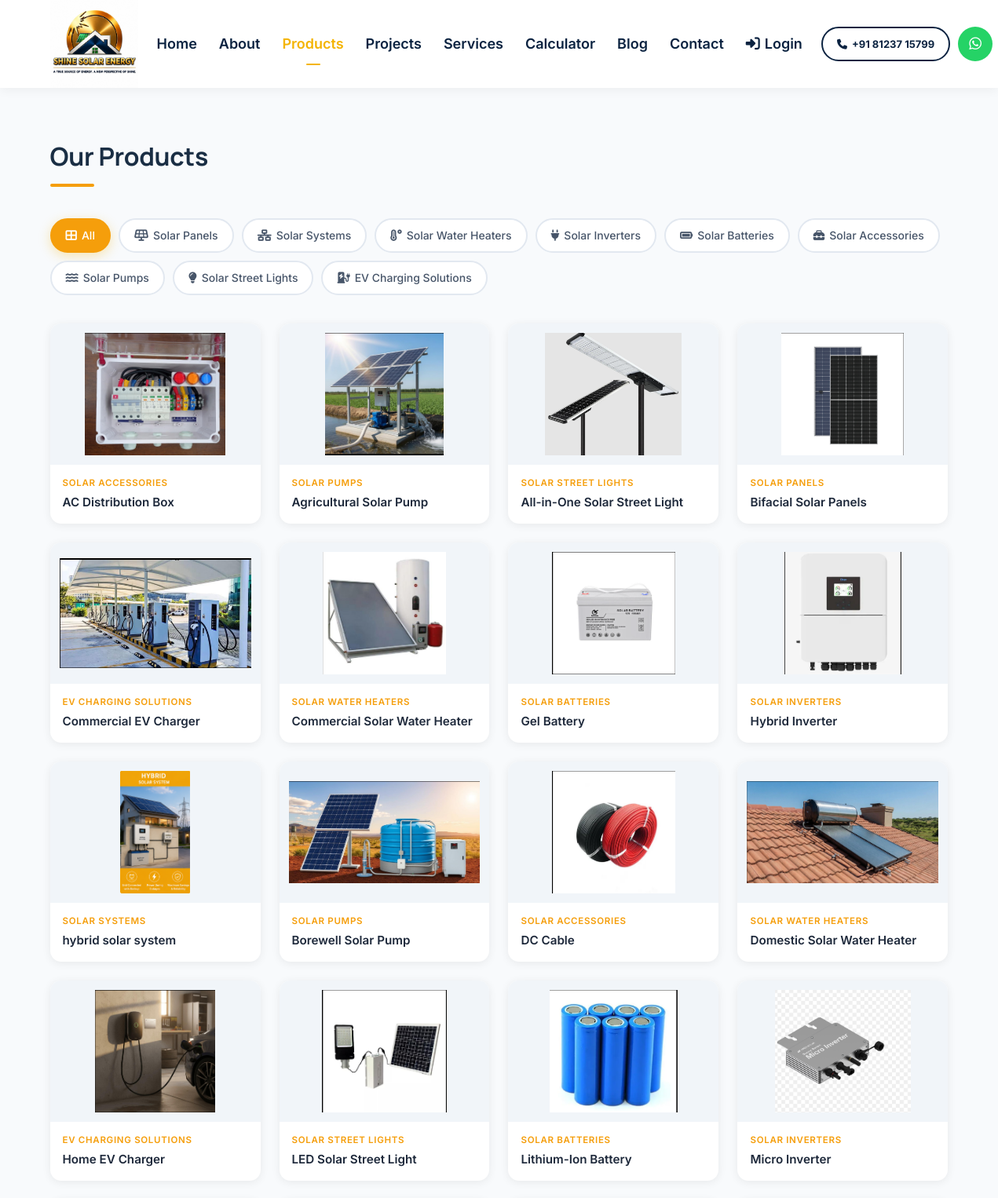
Screenshot of /products/ (upper part) with the database file from the repository.
### products_brands_app/models.py (models this page shows, shortened)
class ProductCategory(models.Model):
    name = models.CharField(max_length=100)
    slug = models.SlugField(unique=True)
    icon = models.CharField(max_length=50, blank=True, help_text="FontAwesome icon class e.g. fa-solar-panel")
    order = models.PositiveIntegerField(default=0)
    class Meta:
        verbose_name_plural = "Product Categories"
        ordering = ['order', 'name']

class Product(models.Model):
    category = models.ForeignKey(ProductCategory, on_delete=models.CASCADE, related_name='products')
    name = models.CharField(max_length=200)
    slug = models.SlugField()
    image = models.ImageField(upload_to='products/')
    description = models.TextField(blank=True)
    order = models.PositiveIntegerField(default=0)
    is_active = models.BooleanField(default=True)
    class Meta:
        ordering = ['order', 'name']
        unique_together = ('category', 'slug')

### products_brands_app/views.py (the view)
# urls.py: path('', views.products_and_brands, name='products_and_brands'),
def products_and_brands(request):
    categories = ProductCategory.objects.prefetch_related('products').all()
    brands = Brand.objects.filter(is_active=True)
    selected_category_slug = request.GET.get('category')
    if selected_category_slug:
        selected_category = get_object_or_404(ProductCategory, slug=selected_category_slug)
        products = Product.objects.filter(category=selected_category, is_active=True)
    else:
        selected_category = None
        products = Product.objects.filter(is_active=True).select_related('category')
    context = {
        'categories': categories,
        'products': products,
        'brands': brands,
        'selected_category': selected_category,
    }
    return render(request, 'products/products_and_brands.html', context)

### products_brands_app/templates/products/products_and_brands.html (shortened to what this page needs)
{% extends "base.html" %}
{% load static %}
{% block content %}
<section class="pb-section">
  <div class="container">
    <h2 class="pb-section-title">Our Products</h2>
    <div class="category-tabs">
      <a href="{% url 'products:products_and_brands' %}"
         class="category-tab {% if not selected_category %}active{% endif %}">
        <i class="fas fa-th-large"></i> All
      </a>
      {% for cat in categories %}
      <a href="{% url 'products:product_category' slug=cat.slug %}"
         class="category-tab {% if selected_category.slug == cat.slug %}active{% endif %}">
        {% if cat.icon %}<i class="fas {{ cat.icon }}"></i>{% endif %}
        {{ cat.name }}
      </a>
      {% endfor %}
    </div>
    <div class="product-grid">
      {% for product in products %}
      <div class="product-card">
        <div class="product-card__img-wrap">
          <img src="{{ product.image.url }}" alt="{{ product.name }}" loading="lazy">
        </div>
        <div class="product-card__body">
          <div class="product-card__category">{{ product.category.name }}</div>
          <div class="product-card__name">{{ product.name }}</div>
        </div>
      </div>
      {% empty %}
      <div class="no-products">
        <i class="fas fa-box-open fa-2x mb-2"></i><br>
        No products found in this category.
      </div>
      {% endfor %}
    </div>
  </div>
</section>
{% endblock %}

### website/static/css/style.css (style rules this page uses)
*, *::before, *::after { margin: 0; padding: 0; box-sizing: border-box; }
:root { --primary: #0B2341; --primary-dark: #071829; --primary-light: #143C6A; --gold: #F4B400; --gold-light: #FFD95A; --gold-dark: #D4A000; --green: #F4B400; --black: #0A0A0A; --black-soft: #161616; --white: #ffffff; --light: #f8fafc; --gray: #64748b; --border: #e2e8f0; --shadow: 0 4px 20px rgba(0,0,0,.10); --shadow-lg: 0 10px 40px rgba(0,0,0,.15); --radius: 12px; --radius-lg: 20px; --transition: all .3s ease; }
html { scroll-behavior: smooth; }
body { font-family: 'Inter', 'Segoe UI', sans-serif; background: var(--light); color: #1e293b; line-height: 1.7; font-size: 16px; }
h1, h2, h3, h4, .hero-content h1, .hero-v2-h1, .section-title h2, .stat-num, .card h3 { font-family: 'Manrope', 'Inter', 'Segoe UI', sans-serif; letter-spacing: -0.01em; }
.container { width: 90%; max-width: 1200px; margin: auto; }
.pb-section { padding: 80px 0; background: var(--light); }
.pb-section-title { font-size: 2rem; font-weight: 800; color: var(--primary); position: relative; padding-bottom: 14px; margin-bottom: 40px; }
.pb-section-title::after { content: ''; position: absolute; left: 0; bottom: 0; width: 60px; height: 4px; background: linear-gradient(90deg, var(--gold), var(--gold-light)); border-radius: 2px; }
.category-tabs { display: flex; flex-wrap: wrap; gap: 10px; margin-bottom: 36px; }
.category-tab { display: inline-flex; align-items: center; gap: 8px; padding: 9px 20px; border: 2px solid var(--border); border-radius: 50px; background: white; color: var(--gray); font-size: 14px; font-weight: 600; text-decoration: none; transition: var(--transition); }
.category-tab:hover, .category-tab.active { background: var(--gold); border-color: var(--gold); color: var(--primary); box-shadow: 0 4px 15px rgba(244,180,0,.3); }
.product-grid { display: grid; grid-template-columns: repeat(auto-fill, minmax(230px, 1fr)); gap: 25px; }
.product-card { background: white; border-radius: var(--radius-lg); box-shadow: var(--shadow); overflow: hidden; transition: var(--transition); border-bottom: 3px solid transparent; }
.product-card__img-wrap { height: 195px; background: var(--light); display: flex; align-items: center; justify-content: center; overflow: hidden; }
.product-card__img-wrap img { width: 100%; height: 100%; object-fit: contain; padding: 15px; transition: transform .3s; }
.product-card__body { padding: 16px 18px 20px; }
.product-card__category { font-size: 11px; text-transform: uppercase; letter-spacing: .08em; color: var(--gold-dark); font-weight: 700; margin-bottom: 5px; }
.product-card__name { font-size: 15px; font-weight: 700; color: var(--primary); }

### products_brands_app/templates/products/products_and_brands.html (style rules this page uses)
.pb-section { padding: 60px 0; background: #f8fafc; }
.pb-section-title { font-size: 2rem; font-weight: 700; color: #1a2e44; position: relative; padding-bottom: 12px; margin-bottom: 40px; }
.pb-section-title::after { content: ''; position: absolute; left: 0; bottom: 0; width: 56px; height: 4px; background: #f59e0b; border-radius: 2px; }
.category-tabs { display: flex; flex-wrap: wrap; gap: 10px; margin-bottom: 36px; }
.category-tab { display: inline-flex; align-items: center; gap: 6px; padding: 8px 18px; border: 2px solid #e2e8f0; border-radius: 50px; background: #fff; color: #475569; font-size: 0.875rem; font-weight: 500; text-decoration: none; transition: all .2s; cursor: pointer; }
.category-tab:hover, .category-tab.active { background: #f59e0b; border-color: #f59e0b; color: #fff; }
.category-tab i { font-size: 0.9rem; }
.product-grid { display: grid; grid-template-columns: repeat(auto-fill, minmax(220px, 1fr)); gap: 24px; }
.product-card { background: #fff; border-radius: 14px; box-shadow: 0 2px 12px rgba(0,0,0,.07); overflow: hidden; transition: transform .25s, box-shadow .25s; }
.product-card__img-wrap { height: 180px; background: #f1f5f9; display: flex; align-items: center; justify-content: center; overflow: hidden; }
.product-card__img-wrap img { width: 100%; height: 100%; object-fit: contain; padding: 12px; transition: transform .3s; }
.product-card__body { padding: 14px 16px; }
.product-card__category { font-size: 0.72rem; text-transform: uppercase; letter-spacing: .06em; color: #f59e0b; font-weight: 600; margin-bottom: 4px; }
.product-card__name { font-size: 0.95rem; font-weight: 600; color: #1e293b; line-height: 1.35; }

### rows the page displays
ProductCategory: name "Solar Panels"
ProductCategory: name "Solar Systems"
ProductCategory: name "Solar Water Heaters"
ProductCategory: name "Solar Inverters"
ProductCategory: name "Solar Batteries"
ProductCategory: name "Solar Accessories"
ProductCategory: name "Solar Pumps"
ProductCategory: name "Solar Street Lights"
ProductCategory: name "EV Charging Solutions"
Product: image (picture), category.name "SOLAR ACCESSORIES", name "AC Distribution Box"
Product: image (picture), category.name "SOLAR PUMPS", name "Agricultural Solar Pump"
Product: image (picture), category.name "SOLAR STREET LIGHTS", name "All-in-One Solar Street Light"
Product: image (picture), category.name "SOLAR PANELS", name "Bifacial Solar Panels"
Product: image (picture), category.name "EV CHARGING SOLUTIONS", name "Commercial EV Charger"
Product: image (picture), category.name "SOLAR WATER HEATERS", name "Commercial Solar Water Heater"
Product: image (picture), category.name "SOLAR BATTERIES", name "Gel Battery"
Product: image (picture), category.name "SOLAR INVERTERS", name "Hybrid Inverter"
Product: image (picture), category.name "SOLAR SYSTEMS", name "hybrid solar system"
Product: image (picture), category.name "SOLAR PUMPS", name "Borewell Solar Pump"
Product: image (picture), category.name "SOLAR ACCESSORIES", name "DC Cable"
Product: image (picture), category.name "SOLAR WATER HEATERS", name "Domestic Solar Water Heater"
Product: image (picture), category.name "EV CHARGING SOLUTIONS", name "Home EV Charger"
Product: image (picture), category.name "SOLAR STREET LIGHTS", name "LED Solar Street Light"
Product: image (picture), category.name "SOLAR BATTERIES", name "Lithium-Ion Battery"
Product: image (picture), category.name "SOLAR INVERTERS", name "Micro Inverter"
